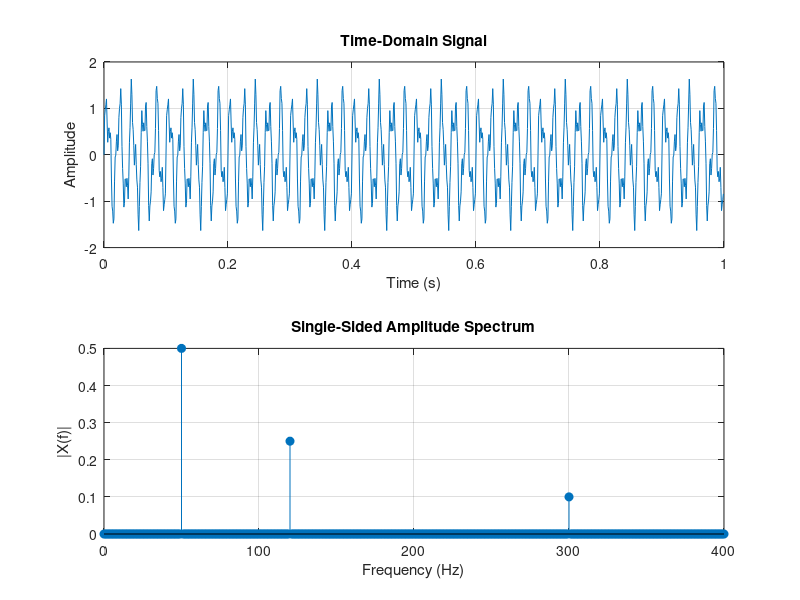

This chart was generated by the following MATLAB code:
clc;
clear all;
close all;

% Spectral analysis of a sum of sinusoids using the FFT
fs = 1000; % Sampling frequency in Hz
T = 1;     % Duration in seconds
t = 0:1/fs:T-1/fs;

f1 = 50; f2 = 120; f3 = 300;
x = sin(2*pi*f1*t) + 0.5*sin(2*pi*f2*t) + 0.2*sin(2*pi*f3*t);

N = length(x);
X = fft(x);
X_mag = abs(X)/N;
f = (0:N-1)*(fs/N);

% Keep only positive frequencies
half = floor(N/2)+1;
f_pos = f(1:half);
X_pos = X_mag(1:half);

figure;
subplot(2,1,1);
plot(t, x);
title('Time-Domain Signal');
xlabel('Time (s)'); ylabel('Amplitude'); grid on;

subplot(2,1,2);
stem(f_pos, X_pos, 'filled');
title('Single-Sided Amplitude Spectrum');
xlabel('Frequency (Hz)'); ylabel('|X(f)|'); grid on;
xlim([0 400]);
